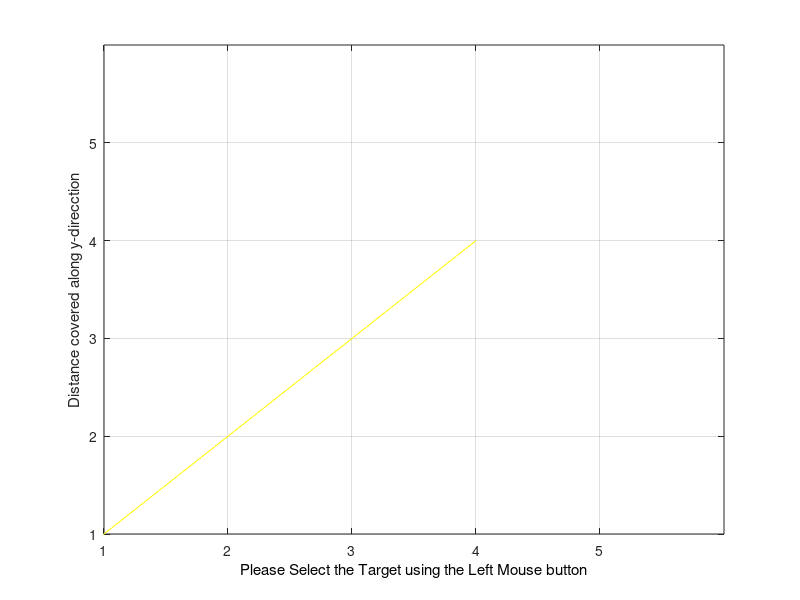

Reproduce this figure in MATLAB. (Note: this script raises an error after producing the figure.)
%%PROJECT TOPIC: IMPLEMENTATION OF REINFORCEMENT LEARNING BASED ROBOTIC PATH PLANNING 
%%A STAR ALGORITHM FOR 5X5 GRID

%DEFINE THE 2-D MAP ARRAY
MAX_X=5;
MAX_Y=5;
MAX_VAL=5;
%This array stores the coordinates of the map and the 
%Objects in each coordinate
MAP=2*(ones(MAX_X,MAX_Y));

% Obtain Obstacle, Target and Robot Position
% Initialize the MAP with input values
% Obstacle=-1,Target = 0,Robot=1,Space=2
j=0;
x_val = 1;
y_val = 1;

X=0:4;
Y=0:4;
figure('Color',[0.8 0.8 0.8]);
  plot(X,Y,'y');
  set(gca,'Color','y')
  xlabel('Distance covered along x-direcction')
ylabel('Distance covered along y-direcction')
set(gca,'XTick',[0 1 2 3 4 5],'YTick',[0 1 2 3 4 5]);
axis([1 MAX_X+1 1 MAX_Y+1])
grid on;
hold on;
n=0;%Number of Obstacles

% BEGIN Interactive Obstacle, Target, Start Location selection
pause(1);
h=msgbox('Please Select the Target using the Left Mouse button');
uiwait(h,5);
if ishandle(h) == 1
    delete(h);
end
xlabel('Please Select the Target using the Left Mouse button','Color','black');
but=0;
while (but ~= 1) %Repeat until the Left button is not clicked
    [xval,yval,but]=ginput(1);
end
xval=floor(xval);
yval=floor(yval);
xTarget=xval;%X Coordinate of the Target
yTarget=yval;%Y Coordinate of the Target

MAP(xval,yval)=0;%Initialize MAP with location of the target
plot(xval+.5,yval+.5,'gd');
text(xval+1,yval+.5,'Target')

pause(2);
h=msgbox('Select Obstacles using the Left Mouse button,to select the last obstacle use the Right button');
  xlabel('Select Obstacles using the Left Mouse button,to select the last obstacle use the Right button','Color','blue');
uiwait(h,10);
if ishandle(h) == 1
    delete(h);
end
while but == 1
    [xval,yval,but] = ginput(1);
    xval=floor(xval);
    yval=floor(yval);
    MAP(xval,yval)=-1;%Put on the closed list as well
    plot(xval+.5,yval+.5,'m s','MarkerSize',25,'LineWidth',10);
 end%End of While loop
 
pause(1);

h=msgbox('Please Select the Vehicle initial position using the Left Mouse button');
uiwait(h,5);
if ishandle(h) == 1
    delete(h);
end
xlabel('Please Select the Vehicle initial position ','Color','black');
but=0;
while (but ~= 1) %Repeat until the Left button is not clicked
    [xval,yval,but]=ginput(1);
    xval=floor(xval);
    yval=floor(yval);
end
xStart=xval;%Starting Position
yStart=yval;%Starting Position
MAP(xval,yval)=1;
 plot(xval+.5,yval+.5,'bo');
%End of obstacle-Target pickup

%%%%%%%%%%%%%%%%%%%%%%%%%%%%%%%%%%%%%%%%%%%%%%%%%%%%%%%%%%%%%%%%%%%%%%%%%%%%%%%%%%%%%%%%%%%%%%%
%LISTS USED FOR ALGORITHM
%%%%%%%%%%%%%%%%%%%%%%%%%%%%%%%%%%%%%%%%%%%%%%%%%%%%%%%%%%%%%%%%%%%%%%%%%%%%%%%%%%%%%%%%%%%%%%%
%OPEN LIST STRUCTURE
%--------------------------------------------------------------------------
%IS ON LIST 1/0 |X val |Y val |Parent X val |Parent Y val |h(n) |g(n)|f(n)|
%--------------------------------------------------------------------------
OPEN=[];
%CLOSED LIST STRUCTURE
%--------------
%X val | Y val |
%--------------
% CLOSED=zeros(MAX_VAL,2);
CLOSED=[];

%Put all obstacles on the Closed list
k=1;%Dummy counter
tic
for i=1:MAX_X
    for j=1:MAX_Y
        if(MAP(i,j) == -1)
            CLOSED(k,1)=i; 
            CLOSED(k,2)=j; 
            k=k+1;
        end
    end
end
CLOSED_COUNT=size(CLOSED,1);
%set the starting node as the first node
xNode=xval;
yNode=yval;
OPEN_COUNT=1;
path_cost=0;
goal_distance=distance(xNode,yNode,xTarget,yTarget);
OPEN(OPEN_COUNT,:)=insert_open(xNode,yNode,xNode,yNode,path_cost,goal_distance,goal_distance);
OPEN(OPEN_COUNT,1)=0;
CLOSED_COUNT=CLOSED_COUNT+1;
CLOSED(CLOSED_COUNT,1)=xNode;
CLOSED(CLOSED_COUNT,2)=yNode;
NoPath=1;
%%%%%%%%%%%%%%%%%%%%%%%%%%%%%%%%%%%%%%%%%%%%%%%%%%%%%%%%%%%%%%%%%%%%%%%%%%%%%%%%%%%%%%%%%%%%%
% START ALGORITHM
%%%%%%%%%%%%%%%%%%%%%%%%%%%%%%%%%%%%%%%%%%%%%%%%%%%%%%%%%%%%%%%%%%%%%%%%%%%%%%%%%%%%%%%%%%%%%
while((xNode ~= xTarget || yNode ~= yTarget) && NoPath == 1)
%  plot(xNode+.5,yNode+.5,'go');
 exp_array=expand_array(xNode,yNode,path_cost,xTarget,yTarget,CLOSED,MAX_X,MAX_Y);
 exp_count=size(exp_array,1);
 %UPDATE LIST OPEN WITH THE SUCCESSOR NODES
 %OPEN LIST FORMAT
 %--------------------------------------------------------------------------
 %IS ON LIST 1/0 |X val |Y val |Parent X val |Parent Y val |h(n) |g(n)|f(n)|
 %--------------------------------------------------------------------------
 %EXPANDED ARRAY FORMAT
 %--------------------------------
 %|X val |Y val ||h(n) |g(n)|f(n)|
 %--------------------------------
 for i=1:exp_count
    flag=0;
    for j=1:OPEN_COUNT
        if(exp_array(i,1) == OPEN(j,2) && exp_array(i,2) == OPEN(j,3) )
            OPEN(j,8)=min(OPEN(j,8),exp_array(i,5)); %#ok<*SAGROW>
            if OPEN(j,8)== exp_array(i,5)
                %UPDATE PARENTS,gn,hn
                OPEN(j,4)=xNode;
                OPEN(j,5)=yNode;
                OPEN(j,6)=exp_array(i,3);
                OPEN(j,7)=exp_array(i,4);
            end;%End of minimum fn check
            flag=1;
        end;%End of node check
%         if flag == 1
%             break;
    end;%End of j for
    if flag == 0
        OPEN_COUNT = OPEN_COUNT+1;
        OPEN(OPEN_COUNT,:)=insert_open(exp_array(i,1),exp_array(i,2),xNode,yNode,exp_array(i,3),exp_array(i,4),exp_array(i,5));
     end;%End of insert new element into the OPEN list
 end;%End of i for
 %%%%%%%%%%%%%%%%%%%%%%%%%%%%%%%%%%%%%%%%%%%%%%%%%%%
 %END OF WHILE LOOP
 %%%%%%%%%%%%%%%%%%%%%%%%%%%%%%%%%%%%%%%%%%%%%%%%%%%
 %Find out the node with the smallest fn 
  index_min_node = min_fn(OPEN,OPEN_COUNT,xTarget,yTarget);
  if (index_min_node ~= -1)    
   %Set xNode and yNode to the node with minimum fn
   xNode=OPEN(index_min_node,2);
   yNode=OPEN(index_min_node,3);
   path_cost=OPEN(index_min_node,6);%Update the cost of reaching the parent node
  %Move the Node to list CLOSED
  CLOSED_COUNT=CLOSED_COUNT+1;
  CLOSED(CLOSED_COUNT,1)=xNode;
  CLOSED(CLOSED_COUNT,2)=yNode;
  OPEN(index_min_node,1)=0;
  else
      %No path exists to the Target!!
      NoPath=0;%Exits the loop!
  end;%End of index_min_node check
end;%End of While Loop
%Once algorithm has run The optimal path is generated by starting of at the
%last node(if it is the target node) and then identifying its parent node
%until it reaches the start node.This is the optimal path

i=size(CLOSED,1);
Optimal_path=[];
xval=CLOSED(i,1);
yval=CLOSED(i,2);
i=1;
Optimal_path(i,1)=xval;
Optimal_path(i,2)=yval;
i=i+1;

if ( (xval == xTarget) && (yval == yTarget))
    inode=0;
   %Traverse OPEN and determine the parent nodes
   parent_x=OPEN(node_index(OPEN,xval,yval),4);%node_index returns the index of the node
   parent_y=OPEN(node_index(OPEN,xval,yval),5);
   
   while( parent_x ~= xStart || parent_y ~= yStart)
           Optimal_path(i,1) = parent_x;
           Optimal_path(i,2) = parent_y;
           %Get the grandparents:-)
           inode=node_index(OPEN,parent_x,parent_y);
           parent_x=OPEN(inode,4);%node_index returns the index of the node
           parent_y=OPEN(inode,5);
           i=i+1;
    end;
 j=size(Optimal_path,1);
 %Plot the Optimal Path!
 p=plot(Optimal_path(j,1)+.5,Optimal_path(j,2)+.5,'bo');
 j=j-1;
 for i=j:-1:1
  pause(.25);
  set(p,'XData',Optimal_path(i,1)+.5,'YData',Optimal_path(i,2)+.5);
 drawnow ;
 end;
 plot(Optimal_path(:,1)+.5,Optimal_path(:,2)+.5,'k','LineWidth',4);
else
 pause(1);
 h=msgbox('Sorry, No path exists to the Target!','warn');
 uiwait(h,5);
end
toc